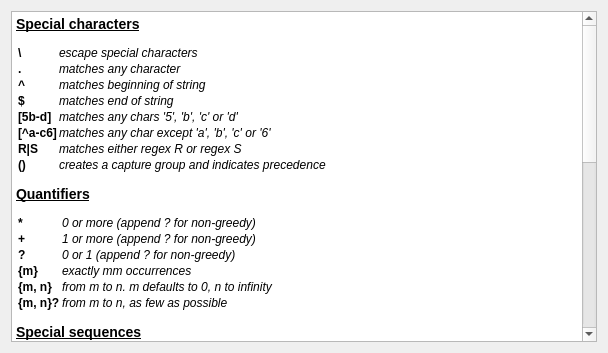
<?xml version="1.0" encoding="UTF-8"?>
<ui version="4.0">
 <class>Form</class>
 <widget class="QWidget" name="Quick Reference">
  <property name="geometry">
   <rect>
    <x>0</x>
    <y>0</y>
    <width>608</width>
    <height>353</height>
   </rect>
  </property>
  <property name="windowTitle">
   <string>Form</string>
  </property>
  <layout class="QGridLayout" name="gridLayout">
   <item row="0" column="0">
    <widget class="QTextEdit" name="textEditQuickRef">
     <property name="sizePolicy">
      <sizepolicy hsizetype="Minimum" vsizetype="Expanding">
       <horstretch>0</horstretch>
       <verstretch>0</verstretch>
      </sizepolicy>
     </property>
     <property name="readOnly">
      <bool>true</bool>
     </property>
     <property name="html">
      <string>&lt;!DOCTYPE HTML PUBLIC &quot;-//W3C//DTD HTML 4.0//EN&quot; &quot;http://www.w3.org/TR/REC-html40/strict.dtd&quot;&gt;
&lt;html&gt;&lt;head&gt;&lt;meta name=&quot;qrichtext&quot; content=&quot;1&quot; /&gt;&lt;style type=&quot;text/css&quot;&gt;
p, li { white-space: pre-wrap; }
&lt;/style&gt;&lt;/head&gt;&lt;body style=&quot; font-family:'Sans Serif'; font-size:9pt; font-weight:400; font-style:normal;&quot;&gt;
&lt;p style=&quot; margin-top:12px; margin-bottom:12px; margin-left:0px; margin-right:0px; -qt-block-indent:0; text-indent:0px;&quot;&gt;&lt;span style=&quot; font-size:large; font-weight:600; text-decoration: underline;&quot;&gt;Special characters&lt;/span&gt;&lt;/p&gt;
&lt;p style=&quot;-qt-paragraph-type:empty; margin-top:12px; margin-bottom:12px; margin-left:0px; margin-right:0px; -qt-block-indent:0; text-indent:0px;&quot;&gt;&lt;br /&gt;&lt;/p&gt;
&lt;table border=&quot;0&quot; style=&quot; margin-top:0px; margin-bottom:0px; margin-left:0px; margin-right:0px;&quot; cellspacing=&quot;2&quot; cellpadding=&quot;0&quot;&gt;
&lt;tr&gt;
&lt;td&gt;
&lt;p style=&quot; margin-top:12px; margin-bottom:12px; margin-left:0px; margin-right:0px; -qt-block-indent:0; text-indent:0px;&quot;&gt;&lt;span style=&quot; font-family:'Courier New,courier'; font-weight:600;&quot;&gt;\&lt;/span&gt;&lt;/p&gt;&lt;/td&gt;
&lt;td&gt;
&lt;p style=&quot; margin-top:12px; margin-bottom:12px; margin-left:0px; margin-right:0px; -qt-block-indent:0; text-indent:0px;&quot;&gt;&lt;span style=&quot; font-style:italic;&quot;&gt;escape special characters&lt;/span&gt;&lt;/p&gt;&lt;/td&gt;&lt;/tr&gt;
&lt;tr&gt;
&lt;td&gt;
&lt;p style=&quot; margin-top:12px; margin-bottom:12px; margin-left:0px; margin-right:0px; -qt-block-indent:0; text-indent:0px;&quot;&gt;&lt;span style=&quot; font-family:'Courier New,courier'; font-weight:600;&quot;&gt;.&lt;/span&gt;&lt;/p&gt;&lt;/td&gt;
&lt;td&gt;
&lt;p style=&quot; margin-top:12px; margin-bottom:12px; margin-left:0px; margin-right:0px; -qt-block-indent:0; text-indent:0px;&quot;&gt;&lt;span style=&quot; font-style:italic;&quot;&gt;matches any character&lt;/span&gt;&lt;/p&gt;&lt;/td&gt;&lt;/tr&gt;
&lt;tr&gt;
&lt;td&gt;
&lt;p style=&quot; margin-top:12px; margin-bottom:12px; margin-left:0px; margin-right:0px; -qt-block-indent:0; text-indent:0px;&quot;&gt;&lt;span style=&quot; font-family:'Courier New,courier'; font-weight:600;&quot;&gt;^&lt;/span&gt;&lt;/p&gt;&lt;/td&gt;
&lt;td&gt;
&lt;p style=&quot; margin-top:12px; margin-bottom:12px; margin-left:0px; margin-right:0px; -qt-block-indent:0; text-indent:0px;&quot;&gt;&lt;span style=&quot; font-style:italic;&quot;&gt;matches beginning of string&lt;/span&gt;&lt;/p&gt;&lt;/td&gt;&lt;/tr&gt;
&lt;tr&gt;
&lt;td&gt;
&lt;p style=&quot; margin-top:12px; margin-bottom:12px; margin-left:0px; margin-right:0px; -qt-block-indent:0; text-indent:0px;&quot;&gt;&lt;span style=&quot; font-family:'Courier New,courier'; font-weight:600;&quot;&gt;$&lt;/span&gt;&lt;/p&gt;&lt;/td&gt;
&lt;td&gt;
&lt;p style=&quot; margin-top:12px; margin-bottom:12px; margin-left:0px; margin-right:0px; -qt-block-indent:0; text-indent:0px;&quot;&gt;&lt;span style=&quot; font-style:italic;&quot;&gt;matches end of string&lt;/span&gt;&lt;/p&gt;&lt;/td&gt;&lt;/tr&gt;
&lt;tr&gt;
&lt;td&gt;
&lt;p style=&quot; margin-top:12px; margin-bottom:12px; margin-left:0px; margin-right:0px; -qt-block-indent:0; text-indent:0px;&quot;&gt;&lt;span style=&quot; font-family:'Courier New,courier'; font-weight:600;&quot;&gt;[5b-d]&lt;/span&gt;&lt;/p&gt;&lt;/td&gt;
&lt;td&gt;
&lt;p style=&quot; margin-top:12px; margin-bottom:12px; margin-left:0px; margin-right:0px; -qt-block-indent:0; text-indent:0px;&quot;&gt;&lt;span style=&quot; font-style:italic;&quot;&gt;matches any chars '5', 'b', 'c' or 'd'&lt;/span&gt;&lt;/p&gt;&lt;/td&gt;&lt;/tr&gt;
&lt;tr&gt;
&lt;td&gt;
&lt;p style=&quot; margin-top:12px; margin-bottom:12px; margin-left:0px; margin-right:0px; -qt-block-indent:0; text-indent:0px;&quot;&gt;&lt;span style=&quot; font-family:'Courier New,courier'; font-weight:600;&quot;&gt;[^a-c6]&lt;/span&gt;&lt;/p&gt;&lt;/td&gt;
&lt;td&gt;
&lt;p style=&quot; margin-top:12px; margin-bottom:12px; margin-left:0px; margin-right:0px; -qt-block-indent:0; text-indent:0px;&quot;&gt;&lt;span style=&quot; font-style:italic;&quot;&gt;matches any char except 'a', 'b', 'c' or '6'&lt;/span&gt;&lt;/p&gt;&lt;/td&gt;&lt;/tr&gt;
&lt;tr&gt;
&lt;td&gt;
&lt;p style=&quot; margin-top:12px; margin-bottom:12px; margin-left:0px; margin-right:0px; -qt-block-indent:0; text-indent:0px;&quot;&gt;&lt;span style=&quot; font-family:'Courier New,courier'; font-weight:600;&quot;&gt;R|S&lt;/span&gt;&lt;/p&gt;&lt;/td&gt;
&lt;td&gt;
&lt;p style=&quot; margin-top:12px; margin-bottom:12px; margin-left:0px; margin-right:0px; -qt-block-indent:0; text-indent:0px;&quot;&gt;&lt;span style=&quot; font-style:italic;&quot;&gt;matches either regex &lt;/span&gt;&lt;span style=&quot; font-family:'Courier New,courier'; font-style:italic;&quot;&gt;R&lt;/span&gt;&lt;span style=&quot; font-style:italic;&quot;&gt; or regex &lt;/span&gt;&lt;span style=&quot; font-family:'Courier New,courier'; font-style:italic;&quot;&gt;S&lt;/span&gt;&lt;/p&gt;&lt;/td&gt;&lt;/tr&gt;
&lt;tr&gt;
&lt;td&gt;
&lt;p style=&quot; margin-top:12px; margin-bottom:12px; margin-left:0px; margin-right:0px; -qt-block-indent:0; text-indent:0px;&quot;&gt;&lt;span style=&quot; font-family:'Courier New,courier'; font-weight:600;&quot;&gt;()&lt;/span&gt;&lt;/p&gt;&lt;/td&gt;
&lt;td&gt;
&lt;p style=&quot; margin-top:12px; margin-bottom:12px; margin-left:0px; margin-right:0px; -qt-block-indent:0; text-indent:0px;&quot;&gt;&lt;span style=&quot; font-style:italic;&quot;&gt;creates a capture group and indicates precedence&lt;/span&gt;&lt;/p&gt;&lt;/td&gt;&lt;/tr&gt;&lt;/table&gt;
&lt;p style=&quot; margin-top:12px; margin-bottom:12px; margin-left:0px; margin-right:0px; -qt-block-indent:0; text-indent:0px;&quot;&gt;&lt;span style=&quot; font-size:large; font-weight:600; text-decoration: underline;&quot;&gt;Quantifiers&lt;/span&gt;&lt;/p&gt;
&lt;p style=&quot;-qt-paragraph-type:empty; margin-top:12px; margin-bottom:12px; margin-left:0px; margin-right:0px; -qt-block-indent:0; text-indent:0px;&quot;&gt;&lt;br /&gt;&lt;/p&gt;
&lt;table border=&quot;0&quot; style=&quot; margin-top:0px; margin-bottom:0px; margin-left:0px; margin-right:0px;&quot; cellspacing=&quot;2&quot; cellpadding=&quot;0&quot;&gt;
&lt;tr&gt;
&lt;td&gt;
&lt;p style=&quot; margin-top:12px; margin-bottom:12px; margin-left:0px; margin-right:0px; -qt-block-indent:0; text-indent:0px;&quot;&gt;&lt;span style=&quot; font-family:'Courier New,courier'; font-weight:600;&quot;&gt;*&lt;/span&gt;&lt;/p&gt;&lt;/td&gt;
&lt;td&gt;
&lt;p style=&quot; margin-top:12px; margin-bottom:12px; margin-left:0px; margin-right:0px; -qt-block-indent:0; text-indent:0px;&quot;&gt;&lt;span style=&quot; font-style:italic;&quot;&gt;0 or more (append &lt;/span&gt;&lt;span style=&quot; font-family:'Courier New,courier'; font-style:italic;&quot;&gt;?&lt;/span&gt;&lt;span style=&quot; font-style:italic;&quot;&gt; for non-greedy)&lt;/span&gt;&lt;/p&gt;&lt;/td&gt;&lt;/tr&gt;
&lt;tr&gt;
&lt;td&gt;
&lt;p style=&quot; margin-top:12px; margin-bottom:12px; margin-left:0px; margin-right:0px; -qt-block-indent:0; text-indent:0px;&quot;&gt;&lt;span style=&quot; font-family:'Courier New,courier'; font-weight:600;&quot;&gt;+&lt;/span&gt;&lt;/p&gt;&lt;/td&gt;
&lt;td&gt;
&lt;p style=&quot; margin-top:12px; margin-bottom:12px; margin-left:0px; margin-right:0px; -qt-block-indent:0; text-indent:0px;&quot;&gt;&lt;span style=&quot; font-style:italic;&quot;&gt;1 or more (append &lt;/span&gt;&lt;span style=&quot; font-family:'Courier New,courier'; font-style:italic;&quot;&gt;?&lt;/span&gt;&lt;span style=&quot; font-style:italic;&quot;&gt; for non-greedy)&lt;/span&gt;&lt;/p&gt;&lt;/td&gt;&lt;/tr&gt;
&lt;tr&gt;
&lt;td&gt;
&lt;p style=&quot; margin-top:12px; margin-bottom:12px; margin-left:0px; margin-right:0px; -qt-block-indent:0; text-indent:0px;&quot;&gt;&lt;span style=&quot; font-family:'Courier New,courier'; font-weight:600;&quot;&gt;?&lt;/span&gt;&lt;/p&gt;&lt;/td&gt;
&lt;td&gt;
&lt;p style=&quot; margin-top:12px; margin-bottom:12px; margin-left:0px; margin-right:0px; -qt-block-indent:0; text-indent:0px;&quot;&gt;&lt;span style=&quot; font-style:italic;&quot;&gt;0 or 1 (append &lt;/span&gt;&lt;span style=&quot; font-family:'Courier New,courier'; font-style:italic;&quot;&gt;?&lt;/span&gt;&lt;span style=&quot; font-style:italic;&quot;&gt; for non-greedy)&lt;/span&gt;&lt;/p&gt;&lt;/td&gt;&lt;/tr&gt;
&lt;tr&gt;
&lt;td&gt;
&lt;p style=&quot; margin-top:12px; margin-bottom:12px; margin-left:0px; margin-right:0px; -qt-block-indent:0; text-indent:0px;&quot;&gt;&lt;span style=&quot; font-family:'Courier New,courier'; font-weight:600;&quot;&gt;{m}&lt;/span&gt;&lt;/p&gt;&lt;/td&gt;
&lt;td&gt;
&lt;p style=&quot; margin-top:12px; margin-bottom:12px; margin-left:0px; margin-right:0px; -qt-block-indent:0; text-indent:0px;&quot;&gt;&lt;span style=&quot; font-style:italic;&quot;&gt;exactly &lt;/span&gt;&lt;span style=&quot; font-family:'Courier New,courier'; font-style:italic;&quot;&gt;m&lt;/span&gt;&lt;span style=&quot; font-style:italic;&quot;&gt;m occurrences&lt;/span&gt;&lt;/p&gt;&lt;/td&gt;&lt;/tr&gt;
&lt;tr&gt;
&lt;td&gt;
&lt;p style=&quot; margin-top:12px; margin-bottom:12px; margin-left:0px; margin-right:0px; -qt-block-indent:0; text-indent:0px;&quot;&gt;&lt;span style=&quot; font-family:'Courier New,courier'; font-weight:600;&quot;&gt;{m, n}&lt;/span&gt;&lt;/p&gt;&lt;/td&gt;
&lt;td&gt;
&lt;p style=&quot; margin-top:12px; margin-bottom:12px; margin-left:0px; margin-right:0px; -qt-block-indent:0; text-indent:0px;&quot;&gt;&lt;span style=&quot; font-style:italic;&quot;&gt;from &lt;/span&gt;&lt;span style=&quot; font-family:'Courier New,courier'; font-style:italic;&quot;&gt;m&lt;/span&gt;&lt;span style=&quot; font-style:italic;&quot;&gt; to &lt;/span&gt;&lt;span style=&quot; font-family:'Courier New,courier'; font-style:italic;&quot;&gt;n&lt;/span&gt;&lt;span style=&quot; font-style:italic;&quot;&gt;. &lt;/span&gt;&lt;span style=&quot; font-family:'Courier New,courier'; font-style:italic;&quot;&gt;m&lt;/span&gt;&lt;span style=&quot; font-style:italic;&quot;&gt; defaults to 0, &lt;/span&gt;&lt;span style=&quot; font-family:'Courier New,courier'; font-style:italic;&quot;&gt;n&lt;/span&gt;&lt;span style=&quot; font-style:italic;&quot;&gt; to infinity&lt;/span&gt;&lt;/p&gt;&lt;/td&gt;&lt;/tr&gt;
&lt;tr&gt;
&lt;td&gt;
&lt;p style=&quot; margin-top:12px; margin-bottom:12px; margin-left:0px; margin-right:0px; -qt-block-indent:0; text-indent:0px;&quot;&gt;&lt;span style=&quot; font-family:'Courier New,courier'; font-weight:600;&quot;&gt;{m, n}?&lt;/span&gt;&lt;/p&gt;&lt;/td&gt;
&lt;td&gt;
&lt;p style=&quot; margin-top:12px; margin-bottom:12px; margin-left:0px; margin-right:0px; -qt-block-indent:0; text-indent:0px;&quot;&gt;&lt;span style=&quot; font-style:italic;&quot;&gt;from &lt;/span&gt;&lt;span style=&quot; font-family:'Courier New,courier'; font-style:italic;&quot;&gt;m&lt;/span&gt;&lt;span style=&quot; font-style:italic;&quot;&gt; to &lt;/span&gt;&lt;span style=&quot; font-family:'Courier New,courier'; font-style:italic;&quot;&gt;n&lt;/span&gt;&lt;span style=&quot; font-style:italic;&quot;&gt;, as few as possible&lt;/span&gt;&lt;/p&gt;&lt;/td&gt;&lt;/tr&gt;&lt;/table&gt;
&lt;p style=&quot; margin-top:12px; margin-bottom:12px; margin-left:0px; margin-right:0px; -qt-block-indent:0; text-indent:0px;&quot;&gt;&lt;span style=&quot; font-size:large; font-weight:600; text-decoration: underline;&quot;&gt;Special sequences&lt;/span&gt;&lt;/p&gt;
&lt;p style=&quot;-qt-paragraph-type:empty; margin-top:12px; margin-bottom:12px; margin-left:0px; margin-right:0px; -qt-block-indent:0; text-indent:0px;&quot;&gt;&lt;br /&gt;&lt;/p&gt;
&lt;table border=&quot;0&quot; style=&quot; margin-top:0px; margin-bottom:0px; margin-left:0px; margin-right:0px;&quot; cellspacing=&quot;2&quot; cellpadding=&quot;0&quot;&gt;
&lt;tr&gt;
&lt;td&gt;
&lt;p style=&quot; margin-top:12px; margin-bottom:12px; margin-left:0px; margin-right:0px; -qt-block-indent:0; text-indent:0px;&quot;&gt;&lt;span style=&quot; font-family:'Courier New,courier'; font-weight:600;&quot;&gt;\A&lt;/span&gt;&lt;/p&gt;&lt;/td&gt;
&lt;td&gt;
&lt;p style=&quot; margin-top:12px; margin-bottom:12px; margin-left:0px; margin-right:0px; -qt-block-indent:0; text-indent:0px;&quot;&gt;&lt;span style=&quot; font-style:italic;&quot;&gt;start of string&lt;/span&gt;&lt;/p&gt;&lt;/td&gt;&lt;/tr&gt;
&lt;tr&gt;
&lt;td&gt;
&lt;p style=&quot; margin-top:12px; margin-bottom:12px; margin-left:0px; margin-right:0px; -qt-block-indent:0; text-indent:0px;&quot;&gt;&lt;span style=&quot; font-family:'Courier New,courier'; font-weight:600;&quot;&gt;\b&lt;/span&gt;&lt;/p&gt;&lt;/td&gt;
&lt;td&gt;
&lt;p style=&quot; margin-top:12px; margin-bottom:12px; margin-left:0px; margin-right:0px; -qt-block-indent:0; text-indent:0px;&quot;&gt;&lt;span style=&quot; font-style:italic;&quot;&gt;matches empty string at word boundary (between &lt;/span&gt;&lt;span style=&quot; font-family:'Courier New,courier'; font-style:italic;&quot;&gt;\w&lt;/span&gt;&lt;span style=&quot; font-style:italic;&quot;&gt; and &lt;/span&gt;&lt;span style=&quot; font-family:'Courier New,courier'; font-style:italic;&quot;&gt;\W&lt;/span&gt;&lt;span style=&quot; font-style:italic;&quot;&gt;)&lt;/span&gt;&lt;/p&gt;&lt;/td&gt;&lt;/tr&gt;
&lt;tr&gt;
&lt;td&gt;
&lt;p style=&quot; margin-top:12px; margin-bottom:12px; margin-left:0px; margin-right:0px; -qt-block-indent:0; text-indent:0px;&quot;&gt;&lt;span style=&quot; font-family:'Courier New,courier'; font-weight:600;&quot;&gt;\B&lt;/span&gt;&lt;/p&gt;&lt;/td&gt;
&lt;td&gt;
&lt;p style=&quot; margin-top:12px; margin-bottom:12px; margin-left:0px; margin-right:0px; -qt-block-indent:0; text-indent:0px;&quot;&gt;&lt;span style=&quot; font-style:italic;&quot;&gt;matches empty string not at word boundary&lt;/span&gt;&lt;/p&gt;&lt;/td&gt;&lt;/tr&gt;
&lt;tr&gt;
&lt;td&gt;
&lt;p style=&quot; margin-top:12px; margin-bottom:12px; margin-left:0px; margin-right:0px; -qt-block-indent:0; text-indent:0px;&quot;&gt;&lt;span style=&quot; font-family:'Courier New,courier'; font-weight:600;&quot;&gt;\d&lt;/span&gt;&lt;/p&gt;&lt;/td&gt;
&lt;td&gt;
&lt;p style=&quot; margin-top:12px; margin-bottom:12px; margin-left:0px; margin-right:0px; -qt-block-indent:0; text-indent:0px;&quot;&gt;&lt;span style=&quot; font-style:italic;&quot;&gt;digit&lt;/span&gt;&lt;/p&gt;&lt;/td&gt;&lt;/tr&gt;
&lt;tr&gt;
&lt;td&gt;
&lt;p style=&quot; margin-top:12px; margin-bottom:12px; margin-left:0px; margin-right:0px; -qt-block-indent:0; text-indent:0px;&quot;&gt;&lt;span style=&quot; font-family:'Courier New,courier'; font-weight:600;&quot;&gt;\D&lt;/span&gt;&lt;/p&gt;&lt;/td&gt;
&lt;td&gt;
&lt;p style=&quot; margin-top:12px; margin-bottom:12px; margin-left:0px; margin-right:0px; -qt-block-indent:0; text-indent:0px;&quot;&gt;&lt;span style=&quot; font-style:italic;&quot;&gt;non-digit&lt;/span&gt;&lt;/p&gt;&lt;/td&gt;&lt;/tr&gt;
&lt;tr&gt;
&lt;td&gt;
&lt;p style=&quot; margin-top:12px; margin-bottom:12px; margin-left:0px; margin-right:0px; -qt-block-indent:0; text-indent:0px;&quot;&gt;&lt;span style=&quot; font-family:'Courier New,courier'; font-weight:600;&quot;&gt;\s&lt;/span&gt;&lt;/p&gt;&lt;/td&gt;
&lt;td&gt;
&lt;p style=&quot; margin-top:12px; margin-bottom:12px; margin-left:0px; margin-right:0px; -qt-block-indent:0; text-indent:0px;&quot;&gt;&lt;span style=&quot; font-style:italic;&quot;&gt;whitespace: &lt;/span&gt;&lt;span style=&quot; font-family:'Courier New,courier'; font-style:italic;&quot;&gt;[ \t\n\r\f\v]&lt;/span&gt;&lt;/p&gt;&lt;/td&gt;&lt;/tr&gt;
&lt;tr&gt;
&lt;td&gt;
&lt;p style=&quot; margin-top:12px; margin-bottom:12px; margin-left:0px; margin-right:0px; -qt-block-indent:0; text-indent:0px;&quot;&gt;&lt;span style=&quot; font-family:'Courier New,courier'; font-weight:600;&quot;&gt;\S&lt;/span&gt;&lt;/p&gt;&lt;/td&gt;
&lt;td&gt;
&lt;p style=&quot; margin-top:12px; margin-bottom:12px; margin-left:0px; margin-right:0px; -qt-block-indent:0; text-indent:0px;&quot;&gt;&lt;span style=&quot; font-style:italic;&quot;&gt;non-whitespace&lt;/span&gt;&lt;/p&gt;&lt;/td&gt;&lt;/tr&gt;
&lt;tr&gt;
&lt;td&gt;
&lt;p style=&quot; margin-top:12px; margin-bottom:12px; margin-left:0px; margin-right:0px; -qt-block-indent:0; text-indent:0px;&quot;&gt;&lt;span style=&quot; font-family:'Courier New,courier'; font-weight:600;&quot;&gt;\w&lt;/span&gt;&lt;/p&gt;&lt;/td&gt;
&lt;td&gt;
&lt;p style=&quot; margin-top:12px; margin-bottom:12px; margin-left:0px; margin-right:0px; -qt-block-indent:0; text-indent:0px;&quot;&gt;&lt;span style=&quot; font-style:italic;&quot;&gt;alphanumeric: &lt;/span&gt;&lt;span style=&quot; font-family:'Courier New,courier'; font-style:italic;&quot;&gt;[0-9a-zA-Z_]&lt;/span&gt;&lt;/p&gt;&lt;/td&gt;&lt;/tr&gt;
&lt;tr&gt;
&lt;td&gt;
&lt;p style=&quot; margin-top:12px; margin-bottom:12px; margin-left:0px; margin-right:0px; -qt-block-indent:0; text-indent:0px;&quot;&gt;&lt;span style=&quot; font-family:'Courier New,courier'; font-weight:600;&quot;&gt;\W&lt;/span&gt;&lt;/p&gt;&lt;/td&gt;
&lt;td&gt;
&lt;p style=&quot; margin-top:12px; margin-bottom:12px; margin-left:0px; margin-right:0px; -qt-block-indent:0; text-indent:0px;&quot;&gt;&lt;span style=&quot; font-style:italic;&quot;&gt;non-alphanumeric&lt;/span&gt;&lt;/p&gt;&lt;/td&gt;&lt;/tr&gt;
&lt;tr&gt;
&lt;td&gt;
&lt;p style=&quot; margin-top:12px; margin-bottom:12px; margin-left:0px; margin-right:0px; -qt-block-indent:0; text-indent:0px;&quot;&gt;&lt;span style=&quot; font-family:'Courier New,courier'; font-weight:600;&quot;&gt;\Z&lt;/span&gt;&lt;/p&gt;&lt;/td&gt;
&lt;td&gt;
&lt;p style=&quot; margin-top:12px; margin-bottom:12px; margin-left:0px; margin-right:0px; -qt-block-indent:0; text-indent:0px;&quot;&gt;&lt;span style=&quot; font-style:italic;&quot;&gt;end of string&lt;/span&gt;&lt;/p&gt;&lt;/td&gt;&lt;/tr&gt;
&lt;tr&gt;
&lt;td&gt;
&lt;p style=&quot; margin-top:12px; margin-bottom:12px; margin-left:0px; margin-right:0px; -qt-block-indent:0; text-indent:0px;&quot;&gt;&lt;span style=&quot; font-family:'Courier New,courier'; font-weight:600;&quot;&gt;\g&amp;lt;id&amp;gt;&lt;/span&gt;&lt;/p&gt;&lt;/td&gt;
&lt;td&gt;
&lt;p style=&quot; margin-top:12px; margin-bottom:12px; margin-left:0px; margin-right:0px; -qt-block-indent:0; text-indent:0px;&quot;&gt;&lt;span style=&quot; font-style:italic;&quot;&gt;matches a previously defined group&lt;/span&gt;&lt;/p&gt;&lt;/td&gt;&lt;/tr&gt;&lt;/table&gt;
&lt;p style=&quot; margin-top:12px; margin-bottom:12px; margin-left:0px; margin-right:0px; -qt-block-indent:0; text-indent:0px;&quot;&gt;&lt;span style=&quot; font-size:large; font-weight:600; text-decoration: underline;&quot;&gt;Special sequences&lt;/span&gt;&lt;/p&gt;
&lt;p style=&quot;-qt-paragraph-type:empty; margin-top:12px; margin-bottom:12px; margin-left:0px; margin-right:0px; -qt-block-indent:0; text-indent:0px;&quot;&gt;&lt;br /&gt;&lt;/p&gt;
&lt;table border=&quot;0&quot; style=&quot; margin-top:0px; margin-bottom:0px; margin-left:0px; margin-right:0px;&quot; cellspacing=&quot;2&quot; cellpadding=&quot;0&quot;&gt;
&lt;tr&gt;
&lt;td&gt;
&lt;p style=&quot; margin-top:12px; margin-bottom:12px; margin-left:0px; margin-right:0px; -qt-block-indent:0; text-indent:0px;&quot;&gt;&lt;span style=&quot; font-family:'Courier New,courier'; font-weight:600;&quot;&gt;(?iLmsux)&lt;/span&gt;&lt;/p&gt;&lt;/td&gt;
&lt;td&gt;
&lt;p style=&quot; margin-top:12px; margin-bottom:12px; margin-left:0px; margin-right:0px; -qt-block-indent:0; text-indent:0px;&quot;&gt;&lt;span style=&quot; font-style:italic;&quot;&gt;matches empty string, sets re.X flags&lt;/span&gt;&lt;/p&gt;&lt;/td&gt;&lt;/tr&gt;
&lt;tr&gt;
&lt;td&gt;
&lt;p style=&quot; margin-top:12px; margin-bottom:12px; margin-left:0px; margin-right:0px; -qt-block-indent:0; text-indent:0px;&quot;&gt;&lt;span style=&quot; font-family:'Courier New,courier'; font-weight:600;&quot;&gt;(?:...)&lt;/span&gt;&lt;/p&gt;&lt;/td&gt;
&lt;td&gt;
&lt;p style=&quot; margin-top:12px; margin-bottom:12px; margin-left:0px; margin-right:0px; -qt-block-indent:0; text-indent:0px;&quot;&gt;&lt;span style=&quot; font-style:italic;&quot;&gt;non-capturing version of regular parentheses&lt;/span&gt;&lt;/p&gt;&lt;/td&gt;&lt;/tr&gt;
&lt;tr&gt;
&lt;td&gt;
&lt;p style=&quot; margin-top:12px; margin-bottom:12px; margin-left:0px; margin-right:0px; -qt-block-indent:0; text-indent:0px;&quot;&gt;&lt;span style=&quot; font-family:'Courier New,courier'; font-weight:600;&quot;&gt;(?P...)&lt;/span&gt;&lt;/p&gt;&lt;/td&gt;
&lt;td&gt;
&lt;p style=&quot; margin-top:12px; margin-bottom:12px; margin-left:0px; margin-right:0px; -qt-block-indent:0; text-indent:0px;&quot;&gt;&lt;span style=&quot; font-style:italic;&quot;&gt;matches whatever matched previously named group&lt;/span&gt;&lt;/p&gt;&lt;/td&gt;&lt;/tr&gt;
&lt;tr&gt;
&lt;td&gt;
&lt;p style=&quot; margin-top:12px; margin-bottom:12px; margin-left:0px; margin-right:0px; -qt-block-indent:0; text-indent:0px;&quot;&gt;&lt;span style=&quot; font-family:'Courier New,courier'; font-weight:600;&quot;&gt;(?P=)&lt;/span&gt;&lt;/p&gt;&lt;/td&gt;
&lt;td&gt;
&lt;p style=&quot; margin-top:12px; margin-bottom:12px; margin-left:0px; margin-right:0px; -qt-block-indent:0; text-indent:0px;&quot;&gt;&lt;span style=&quot; font-style:italic;&quot;&gt;digit&lt;/span&gt;&lt;/p&gt;&lt;/td&gt;&lt;/tr&gt;
&lt;tr&gt;
&lt;td&gt;
&lt;p style=&quot; margin-top:12px; margin-bottom:12px; margin-left:0px; margin-right:0px; -qt-block-indent:0; text-indent:0px;&quot;&gt;&lt;span style=&quot; font-family:'Courier New,courier'; font-weight:600;&quot;&gt;(?#...)&lt;/span&gt;&lt;/p&gt;&lt;/td&gt;
&lt;td&gt;
&lt;p style=&quot; margin-top:12px; margin-bottom:12px; margin-left:0px; margin-right:0px; -qt-block-indent:0; text-indent:0px;&quot;&gt;&lt;span style=&quot; font-style:italic;&quot;&gt;a comment; ignored&lt;/span&gt;&lt;/p&gt;&lt;/td&gt;&lt;/tr&gt;
&lt;tr&gt;
&lt;td&gt;
&lt;p style=&quot; margin-top:12px; margin-bottom:12px; margin-left:0px; margin-right:0px; -qt-block-indent:0; text-indent:0px;&quot;&gt;&lt;span style=&quot; font-family:'Courier New,courier'; font-weight:600;&quot;&gt;(?=...)&lt;/span&gt;&lt;/p&gt;&lt;/td&gt;
&lt;td&gt;
&lt;p style=&quot; margin-top:12px; margin-bottom:12px; margin-left:0px; margin-right:0px; -qt-block-indent:0; text-indent:0px;&quot;&gt;&lt;span style=&quot; font-style:italic;&quot;&gt;lookahead assertion: matches without consuming&lt;/span&gt;&lt;/p&gt;&lt;/td&gt;&lt;/tr&gt;
&lt;tr&gt;
&lt;td&gt;
&lt;p style=&quot; margin-top:12px; margin-bottom:12px; margin-left:0px; margin-right:0px; -qt-block-indent:0; text-indent:0px;&quot;&gt;&lt;span style=&quot; font-family:'Courier New,courier'; font-weight:600;&quot;&gt;(?!...)&lt;/span&gt;&lt;/p&gt;&lt;/td&gt;
&lt;td&gt;
&lt;p style=&quot; margin-top:12px; margin-bottom:12px; margin-left:0px; margin-right:0px; -qt-block-indent:0; text-indent:0px;&quot;&gt;&lt;span style=&quot; font-style:italic;&quot;&gt;negative lookahead assertion&lt;/span&gt;&lt;/p&gt;&lt;/td&gt;&lt;/tr&gt;
&lt;tr&gt;
&lt;td&gt;
&lt;p style=&quot; margin-top:12px; margin-bottom:12px; margin-left:0px; margin-right:0px; -qt-block-indent:0; text-indent:0px;&quot;&gt;&lt;span style=&quot; font-family:'Courier New,courier'; font-weight:600;&quot;&gt;(?&amp;lt;=...)&lt;/span&gt;&lt;/p&gt;&lt;/td&gt;
&lt;td&gt;
&lt;p style=&quot; margin-top:12px; margin-bottom:12px; margin-left:0px; margin-right:0px; -qt-block-indent:0; text-indent:0px;&quot;&gt;&lt;span style=&quot; font-style:italic;&quot;&gt;lookbehind assertion: matches if preceded&lt;/span&gt;&lt;/p&gt;&lt;/td&gt;&lt;/tr&gt;
&lt;tr&gt;
&lt;td&gt;
&lt;p style=&quot; margin-top:12px; margin-bottom:12px; margin-left:0px; margin-right:0px; -qt-block-indent:0; text-indent:0px;&quot;&gt;&lt;span style=&quot; font-family:'Courier New,courier'; font-weight:600;&quot;&gt;(?&amp;lt;!...)&lt;/span&gt;&lt;/p&gt;&lt;/td&gt;
&lt;td&gt;
&lt;p style=&quot; margin-top:12px; margin-bottom:12px; margin-left:0px; margin-right:0px; -qt-block-indent:0; text-indent:0px;&quot;&gt;&lt;span style=&quot; font-style:italic;&quot;&gt;negative lookbehind assertion&lt;/span&gt;&lt;/p&gt;&lt;/td&gt;&lt;/tr&gt;
&lt;tr&gt;
&lt;td&gt;
&lt;p style=&quot; margin-top:12px; margin-bottom:12px; margin-left:0px; margin-right:0px; -qt-block-indent:0; text-indent:0px;&quot;&gt;&lt;span style=&quot; font-family:'Courier New,courier'; font-weight:600;&quot;&gt;(?(id)yes|no)&lt;/span&gt;&lt;/p&gt;&lt;/td&gt;
&lt;td&gt;
&lt;p style=&quot; margin-top:12px; margin-bottom:12px; margin-left:0px; margin-right:0px; -qt-block-indent:0; text-indent:0px;&quot;&gt;&lt;span style=&quot; font-style:italic;&quot;&gt;match 'yes' if group 'id' matched, else 'no'&lt;/span&gt;&lt;/p&gt;&lt;/td&gt;&lt;/tr&gt;&lt;/table&gt;&lt;/body&gt;&lt;/html&gt;</string>
     </property>
    </widget>
   </item>
  </layout>
 </widget>
 <resources/>
 <connections/>
</ui>
